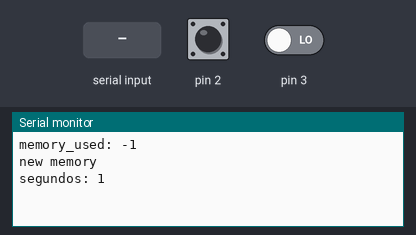
A sketch run on a simulated Arduino Uno, built with avr-gcc and run on an emulated ATmega328P. On the bench: the last lines printed to the serial monitor. The inputs (shaded band) are chosen by the test bench; at power-on: pin 2 LOW, pin 3 LOW. EEPROM starts erased.

Above: at 2.0 s.
2.1 s: "time:\n" received over Serial
At 3.8 s:
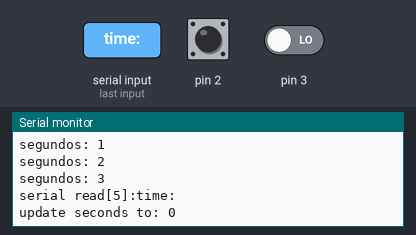
4.5 s: "load\n" received over Serial
At 5.8 s:
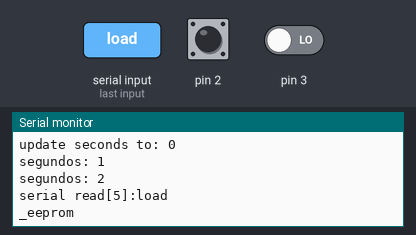
6.5 s: "delete\n" received over Serial
At 7.9 s:
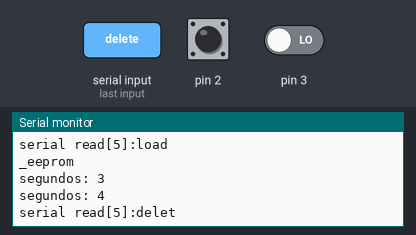
8.5 s: pin 2 pulled HIGH for 0.15 s
At 10.9 s:
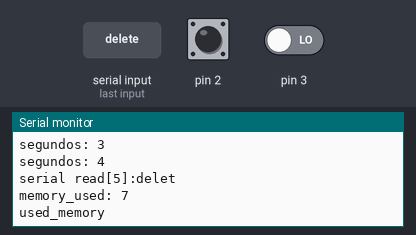
11.6 s: "90,45\n" received over Serial
At 13.3 s:
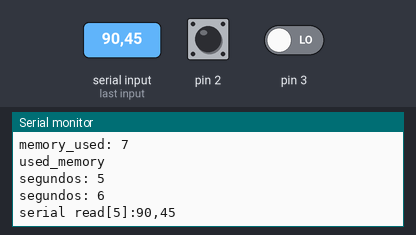
14.0 s: "5\n" received over Serial
At 15.1 s:
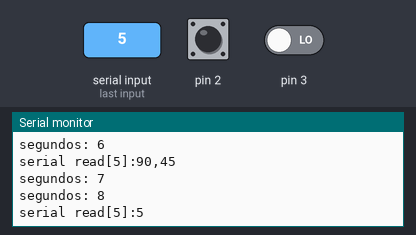
Timing chart, 0 to 17.0 s (numbered marks = the images above; inputs shaded):
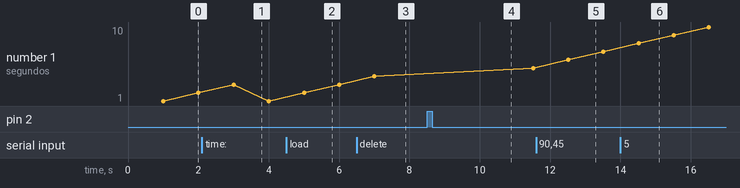

The sketch:

embebidos_tp3.ino
```cpp
#include <EEPROM.h>

long int segundos = 0;

int addressEEPROM = 0;

void setup() {
  // put your setup code here, to run once:

  Serial.begin(9600);
  //clearEEPROM();
  initializeEEPROM();
  buttonsSetup();
}

void buttonsSetup() {
  pinMode(2, INPUT);
  attachInterrupt(digitalPinToInterrupt(2), pin2Pressed, RISING);

  pinMode(3, INPUT);
  attachInterrupt(digitalPinToInterrupt(3), pin3Pressed, RISING);
}

void loop() {
  // put your main code here, to run repeatedly:
  updateTime();
  readSerial();
}

void updateTime() {
  delay(1000);
  segundos += 1;
  Serial.print("segundos: ");
  Serial.println(segundos);
}


void saveToEEPROM(long int secs, char event) {

  if (addressEEPROM >= EEPROM.length()) {
    Serial.println("EEPROM FULL");
    return;
  }

  EEPROM.put(addressEEPROM, secs);
  addressEEPROM += sizeof(long);

  EEPROM.put(addressEEPROM, event);
  addressEEPROM += sizeof(char);

  EEPROM.put(0, addressEEPROM);
}

// Ponemos cuanta memoria hemos usado en la posición 0 de la memoria
void initializeEEPROM() {
  int memory_used;
  EEPROM.get(0, memory_used);
  Serial.print("memory_used: ");
  Serial.println(memory_used);
  if (memory_used == -1) { // Memoria vacía
    Serial.println("new memory");
    addressEEPROM = 0;
    addressEEPROM += sizeof(int);
    EEPROM.put(0, addressEEPROM);
  } else { // memoria ocupada
    Serial.println("used_memory");
    addressEEPROM = memory_used;
  }
}

void clearEEPROM() {
  for (int i = 0; i < EEPROM.length(); i++) {
    EEPROM.write(i, 0xFF);  // 0xFF is the default erased value
  }
}

void readEEPROM() {
  int memory_used;
  EEPROM.get(0, memory_used);
  Serial.print("_eeprom");
  //Serial.print("memory_used: ");
  //Serial.println(memory_used);

  long int secs;
  char event;
  for (int i= sizeof(int); i < EEPROM.length(); i += sizeof(long) + sizeof(char)) {
    EEPROM.get(i, secs);
    if (secs == -1) { // breaks if we reached last good data
      break;
    }
    Serial.print(' ');
    Serial.print(secs);

    Serial.print(':');

    EEPROM.get(i + sizeof(long), event);
    Serial.print(event);
  }
  Serial.print('\n');
}

void readSerial() {
  String input = "";

  if (Serial.available()) {
    input = Serial.readStringUntil('\n');

    Serial.print("serial read[5]:");
    Serial.println(input.substring(0,5));
    if (input.substring(0, 5) == "time:") {
      segundos = (input.substring(5)).toInt();
      Serial.print("update seconds to: ");
      Serial.println(segundos);
    } else if (input == "load") {
      readEEPROM();
    } else if (input == "delete") {
      clearEEPROM();
      initializeEEPROM();
    }
  }
}

void pin2Pressed() {
  saveToEEPROM(segundos, '2');
}

void pin3Pressed() {
  saveToEEPROM(segundos, '3');
}
```

Measured:
- after the input at 2.1 s, the serial monitor: prints a new line after 0.92 s (image 1)
- after the input at 4.5 s, the serial monitor: prints a new line after 0.52 s (image 2)
- after the input at 6.5 s, the serial monitor: prints a new line after 0.52 s (image 3)
- after the input at 8.5 s, the serial monitor: prints a new line after 2.0 s (image 4)
- after the input at 11.6 s, the serial monitor: prints a new line after 0.93 s (image 5)
- after the input at 14.0 s, the serial monitor: prints a new line after 0.53 s (image 6)
